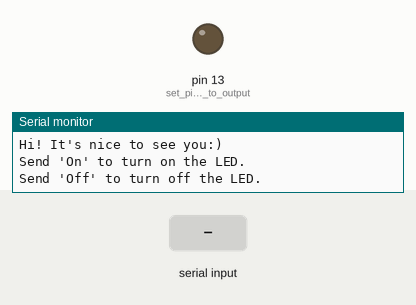
The sketch below on a simulated Arduino Uno, built with avr-gcc and run on an emulated ATmega328P. Shown: output pins drawn as LEDs (lit = HIGH), the last lines printed to the serial monitor. The inputs (shaded band) are chosen by the test bench.

Above: at 1.2 s.
1.3 s: "On" received over Serial
At 2.4 s:
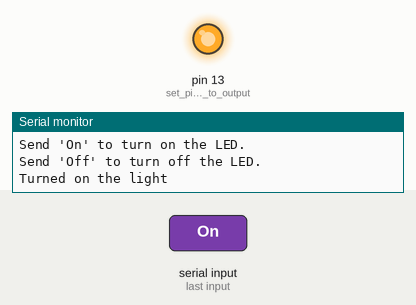
2.8 s: "Off" received over Serial
At 3.5 s:
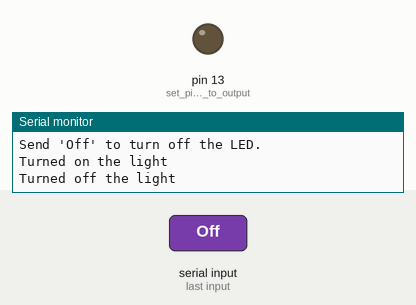
Timing chart, 0 to 5.8 s (numbered marks = the images above; inputs shaded):
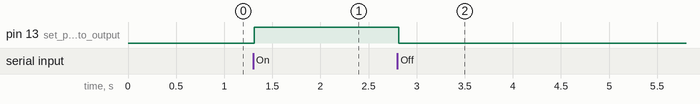

The sketch:

serialBlink.ino
```cpp
void setup() {
  // put your setup code here, to run once:
  Serial.begin(9600); //activates serial connection and set baud rate to 9600
  Serial.setTimeout(10); // make Arduino to scan the serial buffer every ten milliseconds
  Serial.println("Hi! It's nice to see you:)"); // print the message in the separate line
  Serial.println("Send 'On' to turn on the LED."); // print the message in the separate line
  Serial.println("Send 'Off' to turn off the LED.");// print the message in the separate line
  pinMode(13, OUTPUT); // set pin 13 to output
}

void loop() {
  // put your main code here, to run repeatedly:
  if (Serial.available() > 0) { // check if there is anything in the serial buffer
    String command; // set 'command'as a string variable
    command = Serial.readString(); // set 'command' to the contents of the serial buffer
    if (command == "On") { // see if the user had typed "On"
      Serial.println("Turned on the light"); // print message in the separate line
      digitalWrite(13, HIGH); // set LED to turn on
    }
    else if (command == "Off") { // see if the user had typed "Off"
      Serial.println("Turned off the light"); // print message in the separate line
      digitalWrite(13, LOW); // set  LED to turn off
    }
  }
}
```

Measured:
- after the input at 1.3 s, pin 13 (set_pin_13_to_output): LOW → HIGH at once
- after the input at 2.8 s, pin 13 (set_pin_13_to_output): HIGH → LOW at once
